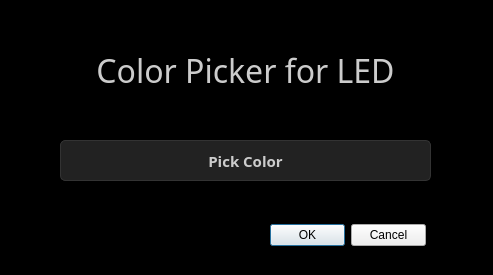
<?xml version="1.0" encoding="UTF-8"?>
<ui version="4.0">
 <class>Dialog</class>
 <widget class="QDialog" name="Dialog">
  <property name="geometry">
   <rect>
    <x>0</x>
    <y>0</y>
    <width>493</width>
    <height>275</height>
   </rect>
  </property>
  <property name="font">
   <font>
    <pointsize>14</pointsize>
   </font>
  </property>
  <property name="windowTitle">
   <string>Dialog</string>
  </property>
  <property name="styleSheet">
   <string notr="true">QDialog {
	background-color: #000;
}

#title {
	color: #ccc;
}

#pushButton {
	background: #222;
	color: #ccc;
	border: 1px solid #333;
	border-radius: 5px;
}

#pushButton:hover {
	background: #333;
}

#pushButton:pressed {
	background: #444;
}</string>
  </property>
  <widget class="QDialogButtonBox" name="buttonBox">
   <property name="geometry">
    <rect>
     <x>270</x>
     <y>220</y>
     <width>156</width>
     <height>31</height>
    </rect>
   </property>
   <property name="font">
    <font>
     <pointsize>13</pointsize>
    </font>
   </property>
   <property name="cursor">
    <cursorShape>PointingHandCursor</cursorShape>
   </property>
   <property name="orientation">
    <enum>Qt::Horizontal</enum>
   </property>
   <property name="standardButtons">
    <set>QDialogButtonBox::Cancel|QDialogButtonBox::Ok</set>
   </property>
  </widget>
  <widget class="QLabel" name="title">
   <property name="geometry">
    <rect>
     <x>60</x>
     <y>50</y>
     <width>371</width>
     <height>41</height>
    </rect>
   </property>
   <property name="font">
    <font>
     <family>Bangers</family>
     <pointsize>24</pointsize>
    </font>
   </property>
   <property name="cursor">
    <cursorShape>PointingHandCursor</cursorShape>
   </property>
   <property name="text">
    <string>Color Picker for LED</string>
   </property>
   <property name="alignment">
    <set>Qt::AlignCenter</set>
   </property>
  </widget>
  <widget class="QPushButton" name="pushButton">
   <property name="geometry">
    <rect>
     <x>60</x>
     <y>140</y>
     <width>371</width>
     <height>41</height>
    </rect>
   </property>
   <property name="font">
    <font>
     <family>Poppins</family>
     <pointsize>11</pointsize>
     <bold>true</bold>
    </font>
   </property>
   <property name="cursor">
    <cursorShape>PointingHandCursor</cursorShape>
   </property>
   <property name="text">
    <string>Pick Color</string>
   </property>
  </widget>
 </widget>
 <resources/>
 <connections>
  <connection>
   <sender>buttonBox</sender>
   <signal>accepted()</signal>
   <receiver>Dialog</receiver>
   <slot>accept()</slot>
   <hints>
    <hint type="sourcelabel">
     <x>248</x>
     <y>254</y>
    </hint>
    <hint type="destinationlabel">
     <x>157</x>
     <y>274</y>
    </hint>
   </hints>
  </connection>
  <connection>
   <sender>buttonBox</sender>
   <signal>rejected()</signal>
   <receiver>Dialog</receiver>
   <slot>reject()</slot>
   <hints>
    <hint type="sourcelabel">
     <x>316</x>
     <y>260</y>
    </hint>
    <hint type="destinationlabel">
     <x>286</x>
     <y>274</y>
    </hint>
   </hints>
  </connection>
 </connections>
</ui>
